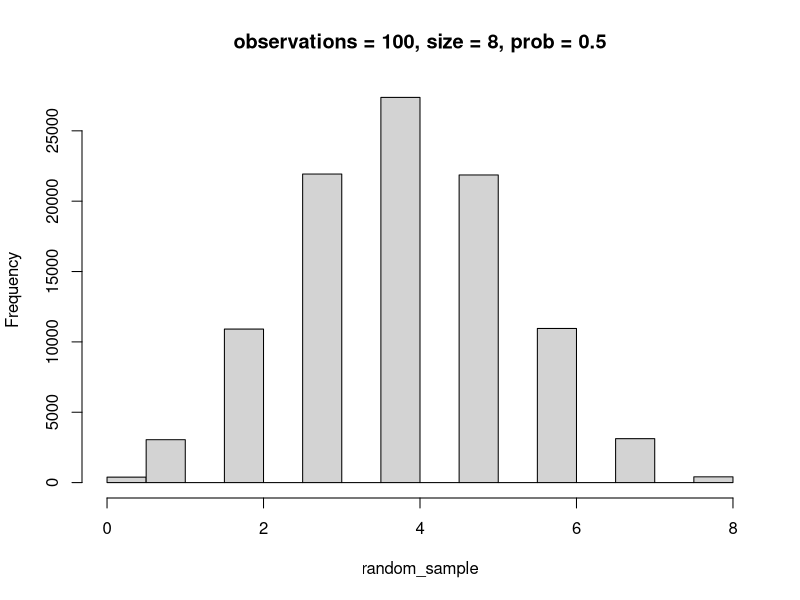

Reproduce this figure in R.
# Generate a random sample with a 50/50 proportion using binomial sampling
sample_size <- 100000

# Generate a random sample using binomial sampling
random_sample <- rbinom(sample_size, 8, 0.5)

# Convert the binary values to meaningful groups
# normalized_random_sample <- ifelse(random_sample == 0, "Head", "Tail")

# View the resulting sample
random_sample

# normalized_random_sample

hist(random_sample, main = "observations = 100, size = 8, prob = 0.5")


# Count the number of occurrences of 8 in the random sample
count_8 <- sum(random_sample == 8)

# View the count
count_8/sample_size